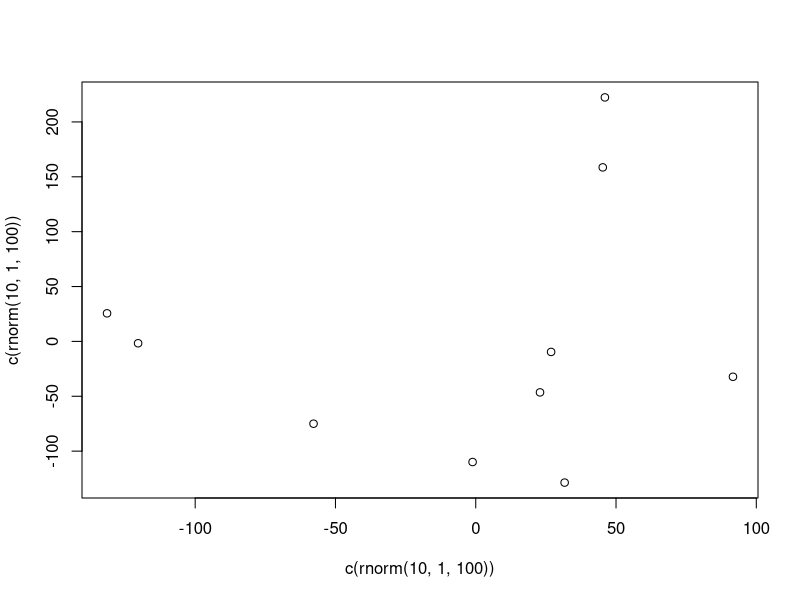

Write R code to recreate this figure.
## ---- chunk 1
knitr::opts_chunk$set(echo = TRUE)
## ---- chunk 2
summary(cars)
## ---- chunk 3
plot(c(rnorm(10,1,100)), c(rnorm(10,1,100)))

